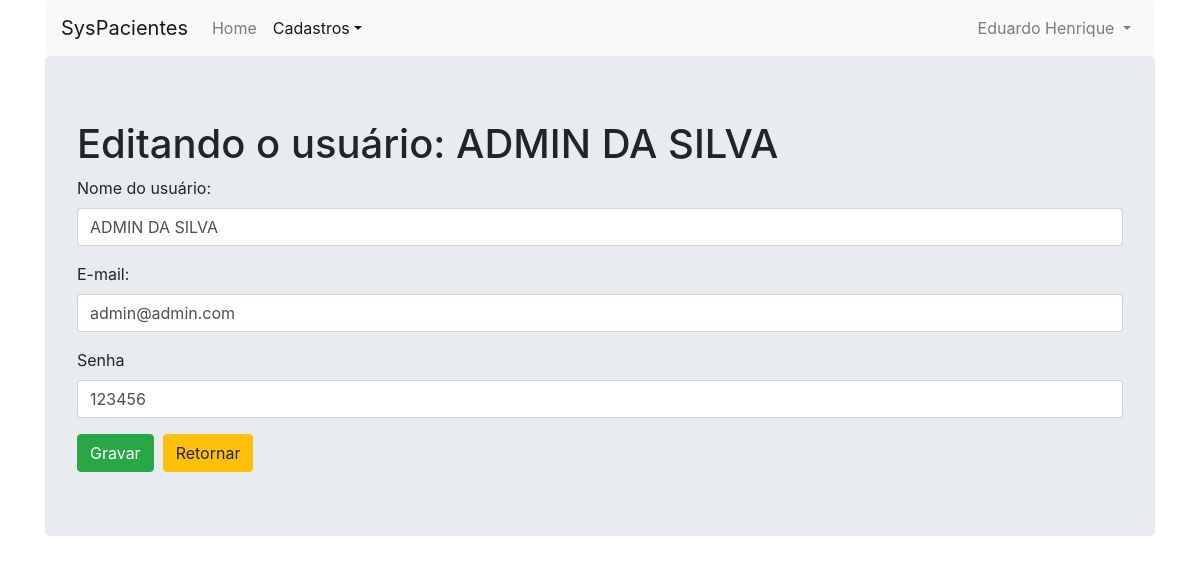
Page /usuario.php?idUsuario=2 (signed in) on the committed database.
### tables this page shows
CREATE TABLE `usuarios` (
  `id` int(11) NOT NULL AUTO_INCREMENT,
  `email` varchar(50) NOT NULL,
  `senha` varchar(10) NOT NULL,
  `nome` varchar(50) NOT NULL,
  PRIMARY KEY (`id`)
);

### usuario.php (the view, shortened to what this page needs)
<?php
   require_once('conexao.php');
   $idUsuario = $_GET['idUsuario'];
   $id_usuario   = $_SESSION["id_usuario"];
   $nome_usuario = "";
   $sql = "SELECT nome FROM usuarios WHERE id = ".$id_usuario;
   $resp = mysqli_query($conexao_bd, $sql);
   if($rows=mysqli_fetch_row($resp)){
      $nome_usuario = $rows[0];
   }
   $nomeUsuario  = "";
   $emailUsuario = "";
   $senhaUsuario = "";
   if($idUsuario != 0){
      $sql = "SELECT nome, email, senha FROM usuarios WHERE id = " . $idUsuario;
      $resp = mysqli_query($conexao_bd, $sql);
      if($rows=mysqli_fetch_row($resp)){
         $nomeUsuario  = $rows[0];
         $emailUsuario = $rows[1];
         $senhaUsuario = $rows[2];
      }
   }
?>
<!DOCTYPE html>
<html lang="pt-br">
<head>
   <link href="css/bootstrap.min.css" rel="stylesheet">
</head>
<body>
   <div class="container">
      <nav class="navbar navbar-expand-lg navbar-light bg-light rounded">
        <a class="navbar-brand" href="#">SysPacientes</a>
        <div class="collapse navbar-collapse" id="navbarsExample09">
          <ul class="navbar-nav mr-auto">
            <li class="nav-item">
              <a class="nav-link" href="admin.php">Home <span class="sr-only">(current)</span></a>
            </li>
            <li class="nav-item dropdown active">
              <a class="nav-link dropdown-toggle" href="#" id="dropdown09" data-toggle="dropdown" aria-haspopup="true" aria-expanded="false">Cadastros</a>
            </li>
          </ul>
          <ul class="navbar-nav navbar-right">
            <li class="nav-item dropdown">
                <a class="nav-link dropdown-toggle" href="#" id="dropdown10" data-toggle="dropdown" aria-haspopup="true" aria-expanded="false">
                  <?php echo($nome_usuario); ?>
                </a>
            </li>
          </ul>
        </div>
      </nav>
      <div class="jumbotron">
        <?php
         if($idUsuario != 0){
            echo("<h1>Editando o usuário: $nomeUsuario</h1>");
         }else{
            echo("<h1>Cadastro de novo usuário:</h1>");
         }
        ?>
        <form
            method="post"
            action="usuario_gravar.php">
            <div class="form-group">
               <label for="inputNome">Nome do usuário:</label>
               <input type="text" class="form-control" id="inputNome"
                     name="inputNome" placeholder="Nome do usuário"
                     value="<?php echo($nomeUsuario); ?>"
                     >
            </div>
            <div class="form-group">
               <label for="inputEmail">E-mail:</label>
               <input type="email" class="form-control" id="inputEmail"
                     name="inputEmail" placeholder="E-mail"
                     value="<?php echo($emailUsuario); ?>"
                     >
            </div>
            <div class="form-group">
               <label for="inputPassword">Senha</label>
               <input type="text" class="form-control" id="inputPassword" name="inputPassword" value="<?php echo($senhaUsuario);?>">
            </div>
            <button type="submit" class="btn btn-success">Gravar</button>&nbsp;
            <a href="usuario_list2.php" class="btn btn-warning" role="button">Retornar</a>
         </form>
      </div>
    </div>
</body>
</html>

### rows in the picture
usuarios: nome "Eduardo Henrique"
usuarios: nome "ADMIN DA SILVA", inputNome "ADMIN DA SILVA", inputEmail "admin@admin.com", inputPassword "123456"
